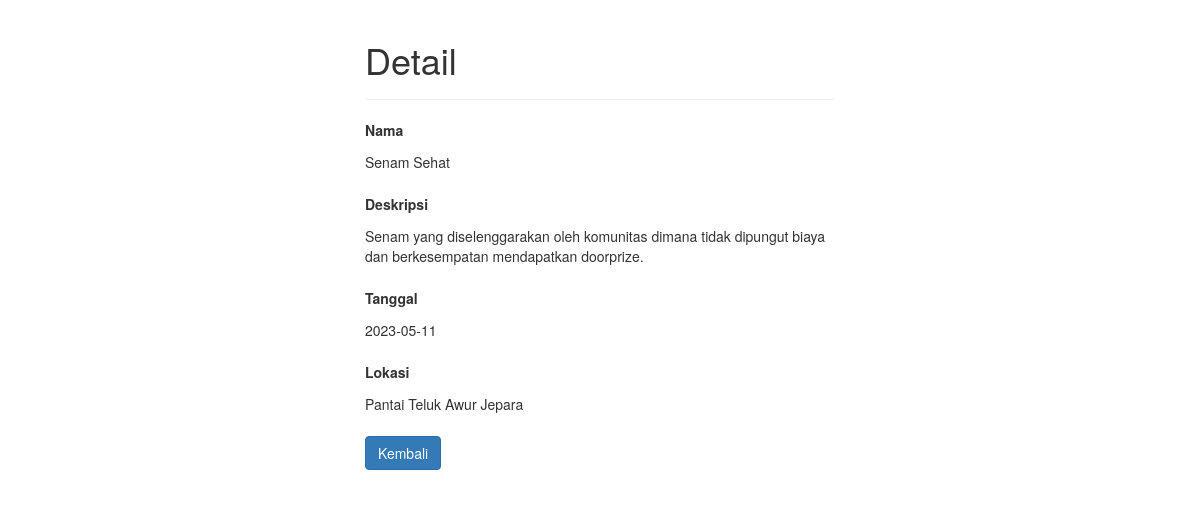
/rekap_event/aksi.php?id=1, run on the app's committed database.
### tables this page shows
CREATE TABLE `tb_rekap2` (
  `id` int(11) NOT NULL,
  `nama` varchar(255) NOT NULL,
  `deskripsi` varchar(255) NOT NULL,
  `tanggal` date NOT NULL,
  `lokasi` varchar(255) NOT NULL
);

### rekap_event/aksi.php (the view, shortened to what this page needs)
<?php
if(isset($_GET["id"]) && !empty(trim($_GET["id"]))){
    require_once "koneksi.php";
    $sql = "SELECT * FROM tb_rekap2 WHERE id = ?";
    if($stmt = mysqli_prepare($link, $sql)){
        mysqli_stmt_bind_param($stmt, "i", $param_id);
        if(mysqli_stmt_execute($stmt)){
            $result = mysqli_stmt_get_result($stmt);
            if(mysqli_num_rows($result) == 1){
                $row = mysqli_fetch_array($result, MYSQLI_ASSOC);
            } else{
                header("location: ../error.php");
                exit();
            }
        } else{
            echo "Ups! Ada yang tidak beres. Silahkan coba lagi nanti.";
        }
    }
} else{
    header("location: ../error.php");
    exit();
}
?>
<!DOCTYPE html>
<html lang="en">
<head>
    <link rel="stylesheet" href="https://maxcdn.bootstrapcdn.com/bootstrap/3.3.7/css/bootstrap.css">
</head>
<body>
    <div class="wrapper">
        <div class="container-fluid">
            <div class="row">
                <div class="col-md-12">
                    <div class="page-header">
                        <h1>Detail</h1>
                    </div>
                    <div class="form-group">
                        <label>Nama</label>
                        <p class="form-control-static"><?php echo $row["nama"]; ?></p>
                    </div>
                    <div class="form-group">
                        <label>Deskripsi</label>
                        <p class="form-control-static"><?php echo $row["deskripsi"]; ?></p>
                    </div>
                    <div class="form-group">
                        <label>Tanggal</label>
                        <p class="form-control-static"><?php echo $row["tanggal"]; ?></p>
                    </div>
                    <div class="form-group">
                        <label>Lokasi</label>
                        <p class="form-control-static"><?php echo $row["lokasi"]; ?></p>
                    </div>
                    <p><a href="index.php" class="btn btn-primary">Kembali</a></p>
                </div>
            </div>
        </div>
    </div>
</body>
</html>

### rekap_event/aksi.php (style rules this page uses)
.wrapper { width: 500px; margin: 0 auto; }

### data on the page
tb_rekap2: nama "Senam Sehat", deskripsi "Senam yang diselenggarakan oleh komunitas dimana tidak dipungut biaya dan berkesempatan mendapatkan doorprize.", tanggal "2023-05-11", lokasi "Pantai Teluk Awur Jepara"
